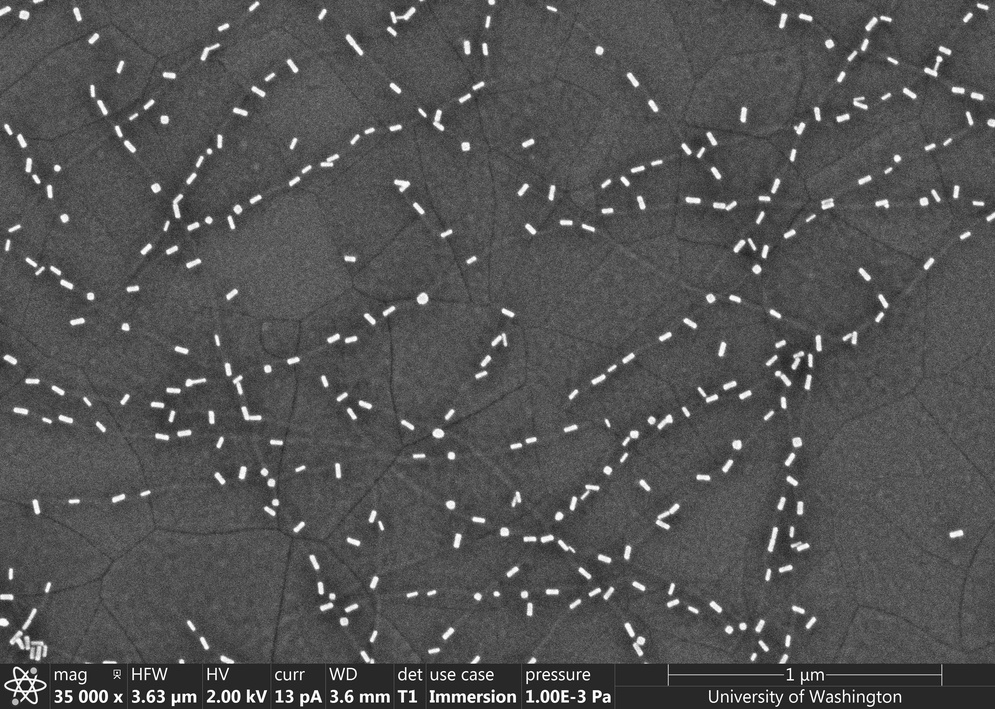
#> input picture trail/sem_1.jpg, 995 x 709 px, shrunk from 3072 x 2188 before the run
$ jupyter execute region_of_interest_scalebar.ipynb
#> lines starting #> are read from the running program, lines starting #| are printed output that depends on the picture; after the words box and inside, x2 and y2 are one past the last pixel; in counts of white or black regions, pixels touching at a corner belong together
[cell 1]
## Mask uninterested region

[cell 2]
import matplotlib.pyplot as plt
import cv2
import numpy as np

[cell 3]
image = cv2.imread('sem_1.jpg')
#> image is the input picture: shape (709, 995, 3); min 0, max 255, mean 83.3
image = cv2.cvtColor(image, cv2.COLOR_BGR2RGB)

[cell 4]
print(image.shape)
#| (709, 995, 3)
height = image.shape[0]
#> height = 709
width = image.shape[1]
#> width = 995

[cell 5]
region_of_interest_array = [(width/2, height),(width,height/2),(width, height)]
#> region_of_interest_array = [(497.5, 709), (995, 354.5), (995, 709)]

[cell 6]
def region_of_interest(img, vertices):
    """
    Mask uninterested region
    """
    mask = np.zeros_like(img)
    channel_count = img.shape[2]
#> channel_count = 3
    match_mask_color = (255,)*channel_count
#> match_mask_color = (255, 255, 255)
    cv2.fillPoly(mask, vertices, match_mask_color)
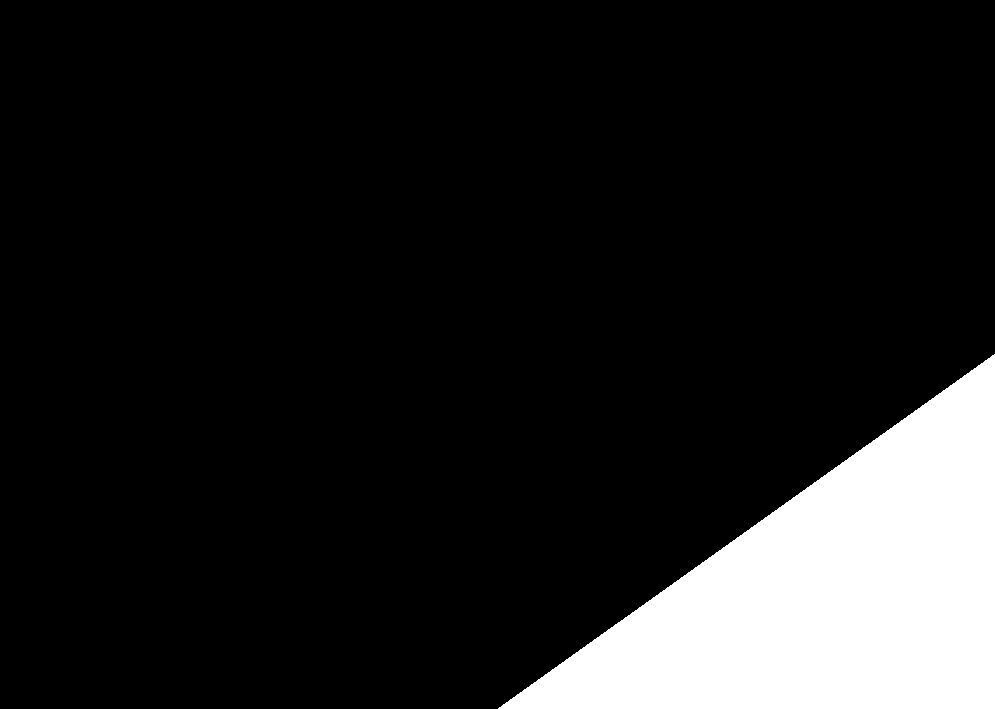
#> mask: shape (709, 995, 3); 12.5% white; 1 white region, box (x1, y1, x2, y2) and area: (498, 354, 995, 709) 88465
    masked_image = cv2.bitwise_and(img, mask)
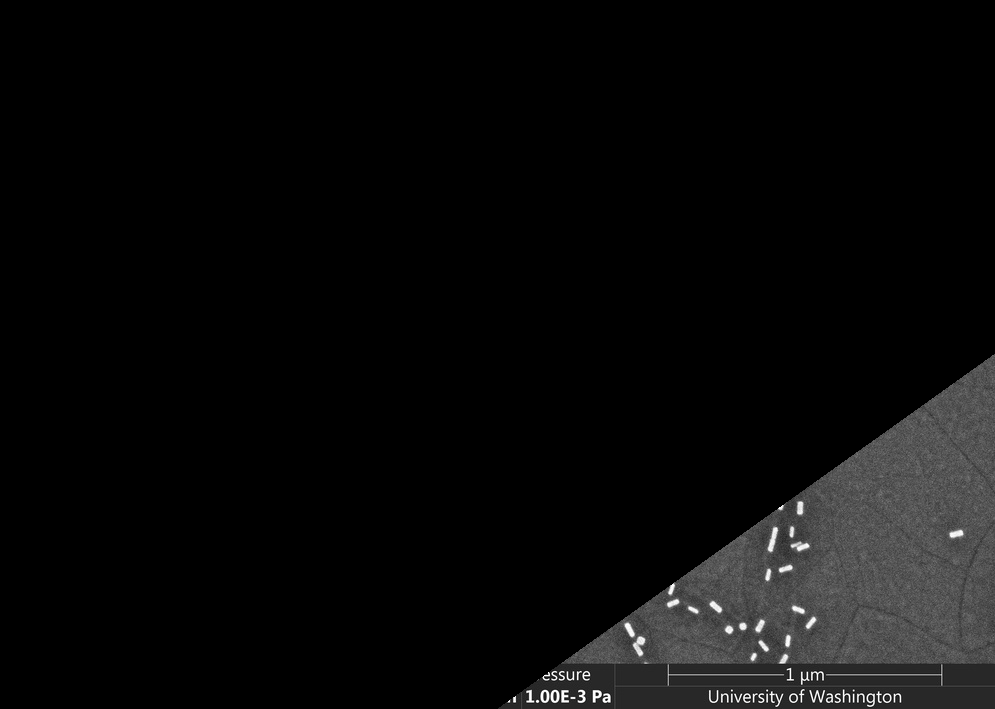
#> masked_image: shape (709, 995, 3); min 0, max 255, mean 9.8
    return masked_image
